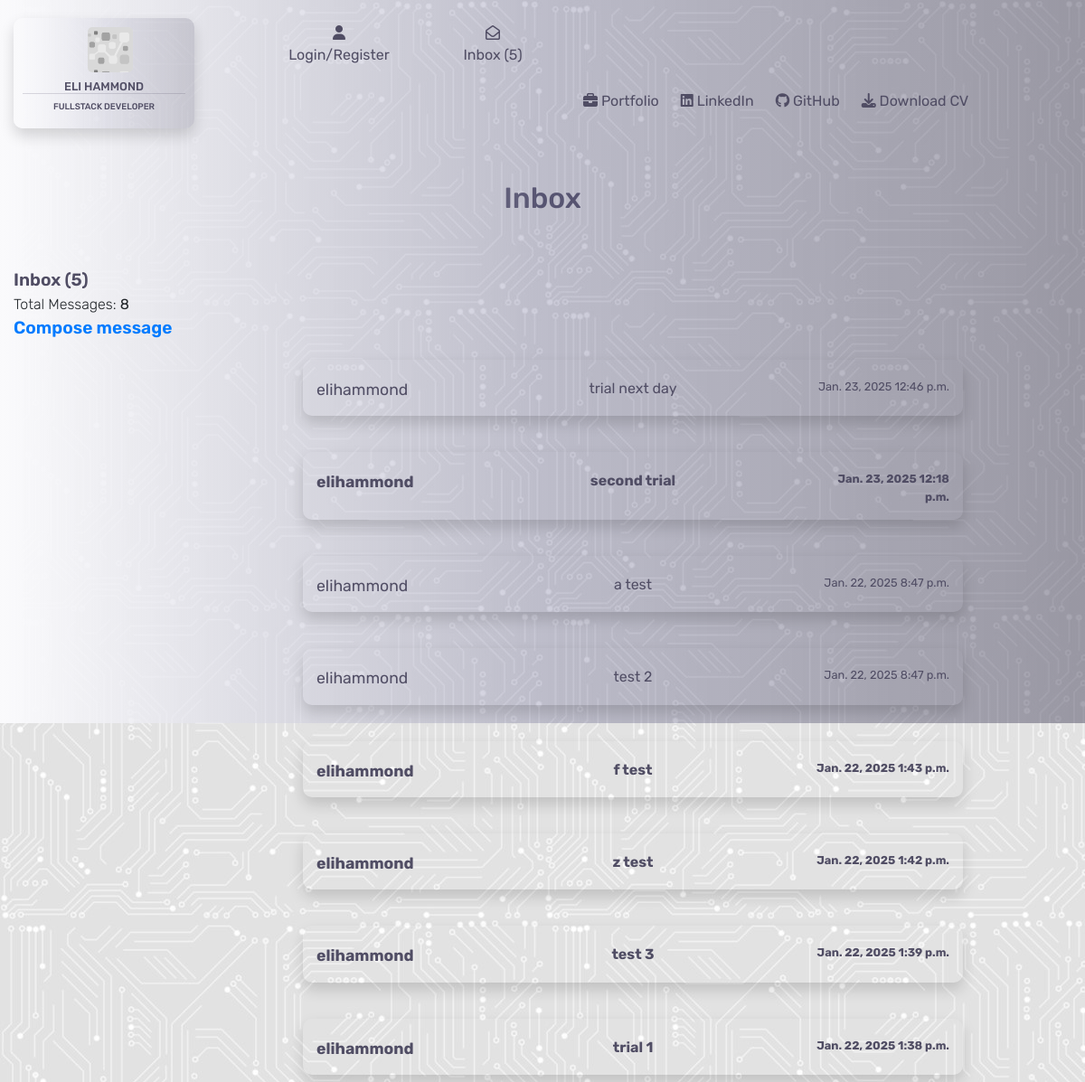
Before: /contacts/ with the older database file.
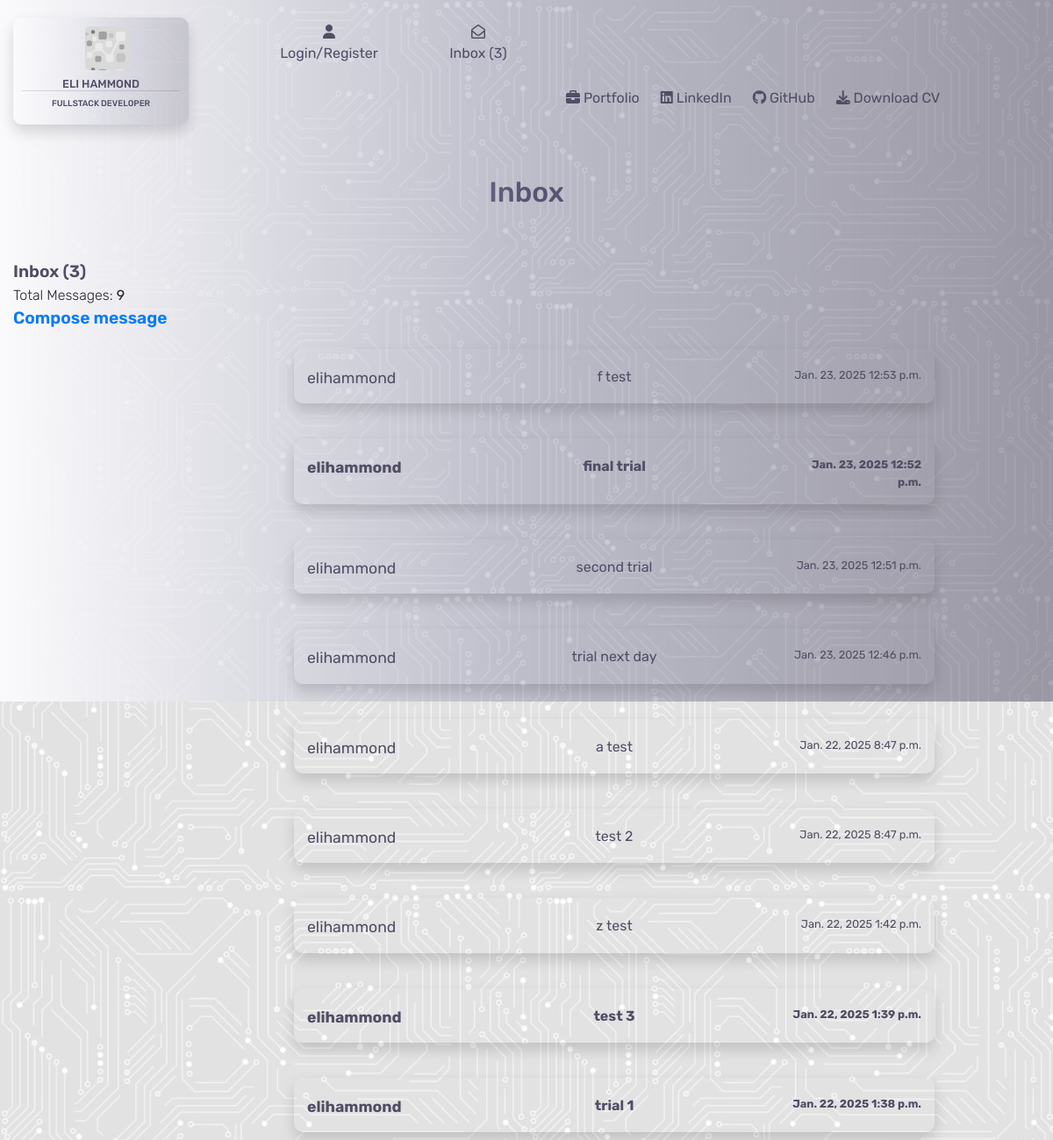
After: the same page with the newer database file.
### contacts/models.py (models this page shows)
class Contacts(models.Model):
    class Meta:
        verbose_name_plural = "Contacts"
    name = models.CharField(max_length=26)
    subject = models.CharField(max_length=52, null=True, blank=True)
    email = models.EmailField()
    phone = models.IntegerField()
    message = models.TextField()
    date = models.DateField(auto_now_add=True)
    time = models.TimeField(auto_now_add=True)
    read = models.BooleanField(default=False)

### contacts/views.py (the view)
# urls.py: path('', views.contacts, name='contacts'),
def contacts(request):
    inbox = Contacts.objects.all().order_by('-date', '-time')
    context = {
        'inbox': inbox
    }
    return render(request, 'contacts/contacts.html', context)

### contacts/contexts.py (called while the page is built)
def contacts_inbox(request):
    inbox = Contacts.objects.all()
    unread_messages = Contacts.objects.filter(read=False).count()
    print(unread_messages)
    message_count = len(inbox)
    context = {
        'inbox': inbox,
        'message_count': message_count,
        'unread_messages': unread_messages
    }
    return context

### contacts/templates/contacts/contacts.html (shortened to what this page needs)
{% extends "base.html" %}
{% load static %}
{% block content %}
<div class="container-fluid">
    <div class="row">
        <div class="col-4"></div>
        <div class="col-4">
            <h2 class="header">Inbox</h2>
        </div>
        <div class="col-4"></div>
    </div>
    <div class="inbox-header">
        Inbox ({{ unread_messages }})
    </div>
    <div class="inbox-subheader">
        Total Messages: <strong>{{ message_count }}</strong>
    </div>
    <div class="inbox-header">
        <a href="{% url 'compose_message' %}">Compose message</a>
    </div>
    {% for i in inbox %}
    <div class="row">
        <div class="col-3">
        </div>
        <div class="col-8">
            <div {% if i.read %}class="opened-message"{% endif %}>
                <a href="{% url 'open_message' i.id %}">
                    <div class="row message-container shadow">
                        <div class="col-3">
                            <p class="inbox-name new-message">{{ i.name }}</p>
                        </div>
                        <div class="col-6">
                            {% if i.subject %}
                            <p class="inbox-subject new-message">{{ i.subject }}</p>
                            {% else %}
                            <p class="inbox-subject new-message">no subject</p>
                            {% endif %}
                        </div>
                        <div class="col-3">
                            <p class="inbox-date-time new-message">{{ i.date }} {{ i.time }}</p>
                        </div>
                    </div>
                </a>
            </div>
        </div>
        <div class="col-1"></div>
    </div>
    {% endfor %}
</div>
{% endblock %}

### templates/base.html (shortened to what this page needs)
{% load static %}
<!DOCTYPE html>
<html lang="en">
<head>
    {% block corecss %}
        <link rel="stylesheet" href="https://stackpath.bootstrapcdn.com/bootstrap/4.4.1/css/bootstrap.min.css">
        <link rel="stylesheet" href="https://cdnjs.cloudflare.com/ajax/libs/font-awesome/6.6.0/css/all.min.css">
        <link rel="stylesheet" href="https://cdnjs.cloudflare.com/ajax/libs/font-awesome/6.6.0/css/all.min.css">
        <link rel="stylesheet" href="{% static 'css/base.css' %}">
    {% endblock %}
</head>
<body>
    <div class="opaque"></div>
    <header>
        <nav>
            <div class="container-fluid">
                <div class="row">
                    <div class="col-md-3">
                        <a href="{% url 'home' %}">
                            <div class="logo shadow">
                                <div class="logo-logo"></div>
                                <h5>Eli Hammond</h5>
                                <h6>Fullstack Developer</h6>
                            </div>
                        </a>
                    </div>
                    <div class="col-md-3">
                        <div class="row">
                            <div class="col-md-6">
                                <div class="dropdown">
                                    <div class="dropbtn">
                                        <div class="icon"><i class="fa-solid fa-user"></i></div>
                                        {% if request.user.is_authenticated %}
                                            <div class="hello">
                                                Hello {{ user.username|capfirst }}
                                            </div>
                                        {% else %}
                                            Login/Register
                                        {% endif %}
                                    </div>
                                </div>
                            </div>
                            <div class="col-md-6">
                                {% if message %}
                                    <div class="if-message">
                                        <div class="inbox-number"><strong>5</strong></div>
                                        <div class="icon if-message"><i class="fa-regular fa-envelope-open"></i></div>
                                        Inbox
                                    </div>
                                {% else %}
                                    <div class="message-box">
                                        <a href="{% url 'contacts' %}">
                                            <div class="icon"><i class="fa-regular fa-envelope-open"></i></div>
                                            Inbox ({{ unread_messages }})
                                        </a>
                                    </div>
                                {% endif %}
                            </div>
                        </div>
                    </div>
                    <div class="col-md-6">
                    </div>
                </div>
                <div class="row bottom-header">
                    <div class="col-md-6"></div>
                    <div class="col-md-6 d-none d-lg-block">
                        <ul>
                            <li>
                                <a href="{% url 'portfolio' %}">{% block custom_style %}<i class="fa-solid fa-briefcase"></i> Portfolio{% endblock %}</a>
                            </li>
                            <li>
                                <a href="https://www.linkedin.com/in/elliot-hammond-286739298/" target="_blank"><i class="fa-brands fa-linkedin"></i> LinkedIn</a>
                            </li>
                            <li>
                                <a href="https://github.com/e-h-dev" target="_blank"><i class="fa-brands fa-github"></i> GitHub</a>
                            </li>
                            <li>
                                <a href=""><i class="fa-solid fa-download"></i> Download CV</a>
                            </li>
                        </ul>
                    </div>
                </div>
            </div>
        </nav>
    </header>
    {% block content %}
    {% endblock %}
</body>
</html>

### static/css/base.css (style rules this page uses)
:root { --main-font:Rubik; --text-color:rgb(80, 77, 100); }
body { background-image: url('/media/background-image.jpg'); }
header { height:200px; }
.logo-logo { background-image: url("/media/small-logo.png"); height:50px; width:50px; position: relative; left:40%; background-size: contain; border-radius: 5px; z-index: -9999999999999999999999; }
.logo { height:100; width:200px; border-radius: 10px; position: relative; top:20px; z-index: 9999999999; font-family: var(--main-font); color:rgb(80, 77, 100); padding:10px; text-transform: uppercase; background-image: linear-gradient(to right, #fafafc, rgba(103, 102, 146, 0.1), rgba(80, 77, 100, 0.2)); }
.logo h5 { text-align: center; font-size: 0.8rem; padding-top: 8px; border-bottom: 1px solid rgba(80, 77, 100, 0.2); }
.logo h6 { text-align: center; font-size: 0.6rem; }
.bottom-header { position: absolute; top:100px; width:90vw; left:100px; }
.opaque { background-image: linear-gradient(to right, #fafafc, rgba(103, 102, 146, 0.3), rgba(80, 77, 100, 0.5)); height:100vh; width:100vw; z-index: 1; position: fixed; }
ul { list-style: none; position: relative; padding-left:5px; z-index: 2; }
li a { color:rgb(80, 77, 100); font-family: var(--main-font); font-size: 1rem; padding-right: 1.5rem; float: left; }
.dropbtn { color: rgb(80, 77, 100); font-size: 16px; top:25px; text-align: center; font-family: var(--main-font); border: none; position: relative; z-index:1; cursor: pointer; }
.message-box { font-family: var(--main-font); color: rgb(80, 77, 100); position: relative; top:25px; left:20px; text-align: center; z-index: 2; }
.message-box a { color:var(--text-color); }
.icon { position: inherit; text-align: center; font-size: 1rem; }
.header { font-family: var(--main-font); color: rgb(80, 77, 100); text-align: center; padding-bottom: 50px; }
.col-md-6 { width:90%; }
.inbox-header { position: relative; z-index: 2; font-family: var(--main-font); font-size: 1.2rem; color: var(--text-color); font-weight: 600; }
.inbox-subheader { position: relative; z-index: 2; font-size: 1 rem; font-weight: 300; font-family: var(--main-font); color: var(--main-font); }
.message-container { color: var(--text-color); font-family: var(--main-font); position: relative; z-index: 2; padding-top: 20px; border-radius: 10px; margin: 20px; }
.new-message { font-weight: bolder; }
.opened-message { font-weight: 200; }
.inbox-name { font-size: 1.1rem; }
.inbox-subject { font-size: 1rem; text-align: center; }
.inbox-date-time { font-size: 0.8rem; text-align: right; }

Changed rows visible on the page:
changed Contacts "f test": read False → True (drawn); date "Jan. 22, 2025" → "Jan. 23, 2025"; time "1:43 p.m." → "12:53 p.m."; moves up the list
added Contacts: name "elihammond", subject "final trial", date "Jan. 23, 2025", time "12:52 p.m.", read False (drawn)
changed Contacts "second trial": read False → True (drawn); time "12:18 p.m." → "12:51 p.m."; moves down the list
changed Contacts "z test": read False → True (drawn)
Other visible differences:
{{ unread_messages }}: "5" → "3"
{{ message_count }}: "8" → "9"
